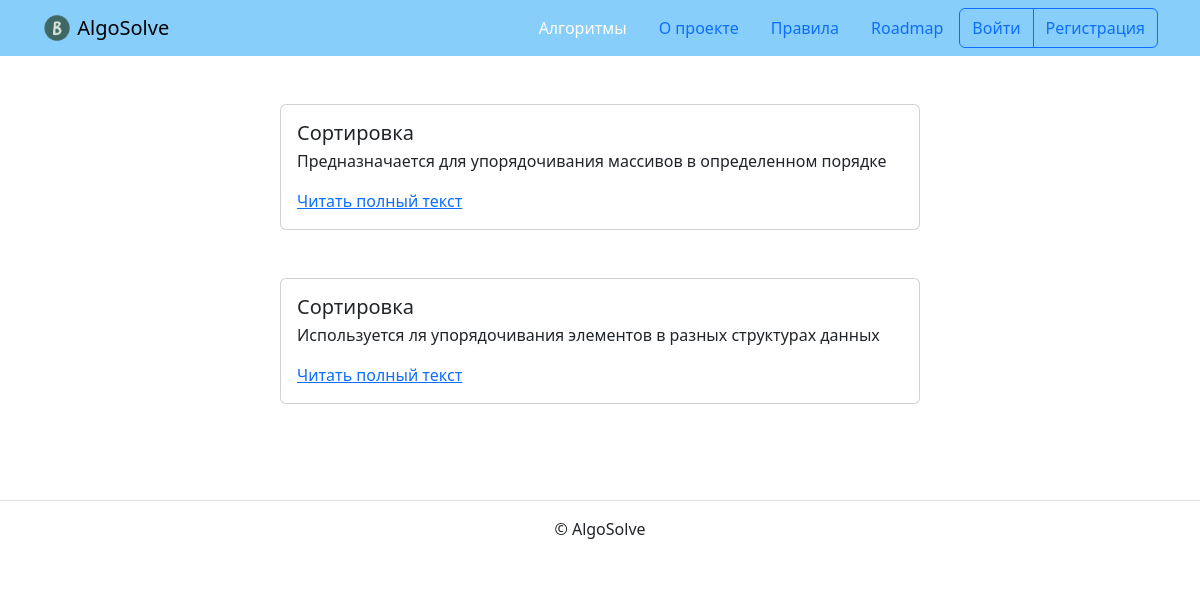
/algorithms/categories/, run on an earlier commit of the app's database.
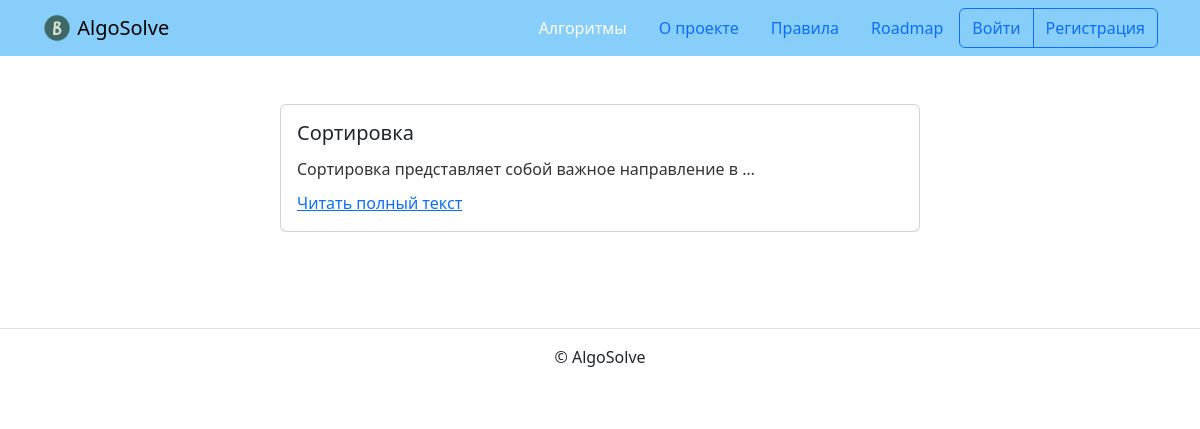
And on a later commit of the database.
### algorithm/models.py (models this page shows, shortened)
class BaseModel(models.Model):
    is_published = models.BooleanField(
        default=True,
        verbose_name='Опубликовано',
        help_text='Снимите галочку, чтобы скрыть публикацию.'
    )
    created_at = models.DateTimeField(
        auto_now_add=True,
        verbose_name='Добавлено'
    )
    class Meta:
        abstract = True

class Category(BaseModel):
    title = models.CharField(verbose_name='Название', max_length=256)
    description = models.TextField(verbose_name='Описание', max_length=10000)
    slug = models.SlugField(
        unique=True,
        blank=True,
        verbose_name='Идентификатор',
        help_text=('Идентификатор страницы для URL; '
                   'разрешены символы латиницы, цифры, дефис и подчёркивание.')
    )
    class Meta:
        verbose_name = 'категория'
        verbose_name_plural = 'Категории'

### algorithm/views.py (the view)
class CategoryListView(BaseView, ListView):
    model = Category
    template_name = 'algorithm/categories.html'
    def get_queryset(self):
        qs = super().get_queryset()
        return qs.filter(is_published=True)

### templates/algorithm/categories.html (shortened to what this page needs)
{% extends "base.html" %}
{% block content %}
  {% for category in object_list %}
    <article class="mb-5">
      {% include "includes/post_card.html" %}
    </article>
  {% endfor %}
{% endblock %}

### templates/base.html (shortened to what this page needs)
{% load static %}
{% load django_bootstrap5 %}
<!DOCTYPE html>
<html lang="ru">
  <head>
    <link rel="stylesheet" href="{% static 'css/for_category_text.css' %}">
    {% bootstrap_css %}
  </head>
  <body>
    {% include "includes/header.html" %}
    <main>
      <div class="container py-5">
        {% block content %}{% endblock %}
      </div>
    </main>
    {% include "includes/footer.html" %}
  </body>
</html>

### templates/includes/header.html
{% load static %}
<header>
  <nav class="navbar navbar-light" style="background-color: lightskyblue">
    <div class="container">
      <a class="navbar-brand" href="{% url 'algorithm:index' %}">
        <img src="{% static 'img/logo.png' %}" width="30" height="30" class="d-inline-block align-top" alt="">
        AlgoSolve
      </a>
      {% with request.resolver_match.view_name as view_name %}
        <ul class="nav  nav-pills">
          <li class="nav-item">
            <a class="nav-link {% if view_name == 'algorithm:categories' %} text-white {% endif %}" href="{% url 'algorithm:categories' %}">
              Алгоритмы
            </a>
          </li>
          <li class="nav-item">
            <a class="nav-link {% if view_name == 'pages:about' %} text-white {% endif %}" href="{% url 'pages:about' %}">
              О проекте
            </a>
          </li>
          <li class="nav-item">
            <a class="nav-link {% if view_name == 'pages:rules' %} text-white {% endif %}" href="{% url 'pages:rules' %}">
              Правила
            </a>
          </li>
          <li class="nav-item">
            <a class="nav-link" href="#">
              Roadmap
            </a>
          </li>
          {% if user.is_authenticated %}
            <div class="btn-group" role="group" aria-label="Basic outlined example">
              <button type="button" class="btn btn-outline-primary"><a class="text-decoration-none text-reset"
                  href="{% url 'algorithm:profile' user.username %}">{{ user.username }}</a></button>
              <button type="button" class="btn btn-outline-primary"><a class="text-decoration-none text-reset"
                  href="{% url 'logout' %}">Выйти</a></button>
            </div>
          {% else %}
            <div class="btn-group" role="group" aria-label="Basic outlined example">
              <button type="button" class="btn btn-outline-primary"><a class="text-decoration-none text-reset"
                  href="{% url 'login' %}">Войти</a></button>
              <button type="button" class="btn btn-outline-primary"><a class="text-decoration-none text-reset"
                  href="{% url 'registration' %}">Регистрация</a></button>
            </div>
          {% endif %}
        </ul>
      {% endwith %}
    </div>
  </nav>
</header>

### templates/includes/post_card.html (shortened to what this page needs)
<div class="col d-flex justify-content-center">
  <div class="card" style="width: 40rem;">
    <div class="card-body">
      {% if '/algorithms/categories/' in request.path %}
        <h5 class="card-title">{{ category.title }}</h5>
        <p class="card-text">{{ category.description|truncatewords:10|safe }}</p>
        <a href="{% url 'algorithm:category_detail' category.slug %}" class="card-link">Читать полный текст</a>
      {% endif %}
    </div>
  </div>
</div>

### templates/includes/footer.html
<footer class="border-top text-center py-3">
  <p>© AlgoSolve</p>
</footer>

What changed in the data, as far as the page shows it:
removed Category: title "Сортировка", description "Используется ля упорядочивания элементов в разных структурах данных"
changed Category "Сортировка": description "Предназначается для упорядочивания массивов в определенном порядке" → "Сортировка представляет собой важное направление в …"
